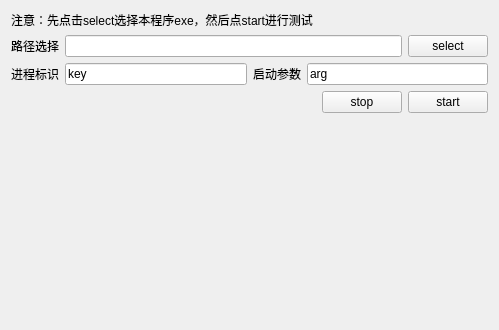
<?xml version="1.0" encoding="UTF-8"?>
<ui version="4.0">
 <class>Form</class>
 <widget class="QWidget" name="Form">
  <property name="geometry">
   <rect>
    <x>0</x>
    <y>0</y>
    <width>499</width>
    <height>330</height>
   </rect>
  </property>
  <property name="windowTitle">
   <string>Multi Process 龚建波1992</string>
  </property>
  <layout class="QVBoxLayout" name="verticalLayout">
   <item>
    <widget class="QLabel" name="label_4">
     <property name="text">
      <string>注意：先点击select选择本程序exe，然后点start进行测试</string>
     </property>
    </widget>
   </item>
   <item>
    <layout class="QHBoxLayout" name="horizontalLayout">
     <item>
      <widget class="QLabel" name="label">
       <property name="text">
        <string>路径选择</string>
       </property>
      </widget>
     </item>
     <item>
      <widget class="QLineEdit" name="editPath">
       <property name="text">
        <string/>
       </property>
      </widget>
     </item>
     <item>
      <widget class="QPushButton" name="btnPath">
       <property name="text">
        <string>select</string>
       </property>
      </widget>
     </item>
    </layout>
   </item>
   <item>
    <layout class="QHBoxLayout" name="horizontalLayout_2">
     <item>
      <widget class="QLabel" name="label_2">
       <property name="text">
        <string>进程标识</string>
       </property>
      </widget>
     </item>
     <item>
      <widget class="QLineEdit" name="editKey">
       <property name="text">
        <string>key</string>
       </property>
      </widget>
     </item>
     <item>
      <widget class="QLabel" name="label_3">
       <property name="text">
        <string>启动参数</string>
       </property>
      </widget>
     </item>
     <item>
      <widget class="QLineEdit" name="editArg">
       <property name="text">
        <string>arg</string>
       </property>
      </widget>
     </item>
    </layout>
   </item>
   <item>
    <layout class="QHBoxLayout" name="horizontalLayout_3">
     <item>
      <spacer name="horizontalSpacer">
       <property name="orientation">
        <enum>Qt::Horizontal</enum>
       </property>
       <property name="sizeHint" stdset="0">
        <size>
         <width>40</width>
         <height>20</height>
        </size>
       </property>
      </spacer>
     </item>
     <item>
      <widget class="QPushButton" name="btnStop">
       <property name="text">
        <string>stop</string>
       </property>
      </widget>
     </item>
     <item>
      <widget class="QPushButton" name="btnStart">
       <property name="text">
        <string>start</string>
       </property>
      </widget>
     </item>
    </layout>
   </item>
   <item>
    <spacer name="verticalSpacer">
     <property name="orientation">
      <enum>Qt::Vertical</enum>
     </property>
     <property name="sizeHint" stdset="0">
      <size>
       <width>20</width>
       <height>219</height>
      </size>
     </property>
    </spacer>
   </item>
  </layout>
 </widget>
 <resources/>
 <connections/>
</ui>
